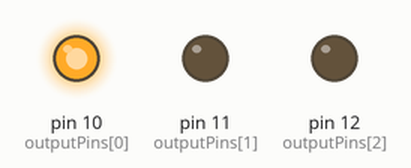
This sketch was run on a simulated Arduino Uno, built with avr-gcc and run on an emulated ATmega328P. Shown: output pins drawn as LEDs (lit = HIGH).

Above: at 0.1 s.
At 65.1 s:
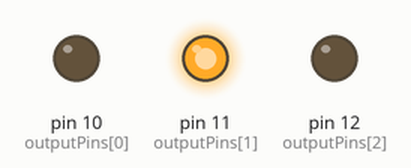
At 105.1 s:
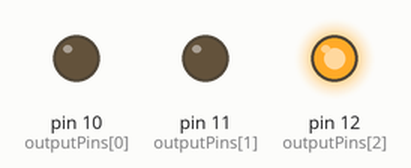
Timing chart, 0 to 106.6 s (numbered marks = the images above):
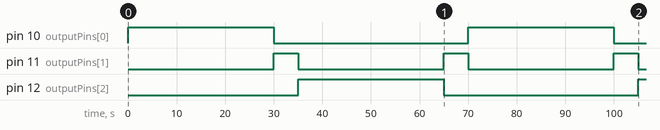

The sketch:

traffic_light.ino
```cpp
/**
 * First we initialize the output pins in array
 * Initialize the length of the lights in my country it is three
 * Specify the index of the middle light which is either yellow or orange
 */

int outputPins [] = {10, 11, 12} , len = 3, mid_index = 1;


void setup() {
  // put your setup code here, to run once:
  /**
   * Prepare the pins for output
   */
  for (int  i = 0; i < len; i++)
  {
    pinMode(outputPins[i], OUTPUT);
  }

}

void loop() {
  // put your main code here, to run repeatedly:


  /**
   * Loop the first cycle of the lights by specifyimng the delays based on your country standards
   */

  for (int  i = 0; i < len ; i++)
  {
    int count = i + 1;
    digitalWrite(outputPins[i], HIGH);
    if (count == 2)
    {
      delay(5000);
    }
    else
    {
      delay(30000);
    }
    digitalWrite(outputPins[i], LOW);

  }

  /**
   * After the first cycle go back to the middle light befores repeatiung the process
   */
  digitalWrite(outputPins[mid_index], HIGH);
  delay(5000);
  digitalWrite(outputPins[mid_index], LOW);
}
```

Measured:
- by itself, pin 10 (outputPins[0]): alternates HIGH for 30.0 s and LOW for 40.0 s
- by itself, pin 11 (outputPins[1]): alternates HIGH for 5.0 s and LOW for 30.0 s
- by itself, pin 12 (outputPins[2]): LOW → HIGH at 35.0 s, → LOW 30.0 s later, → HIGH 40.0 s later
